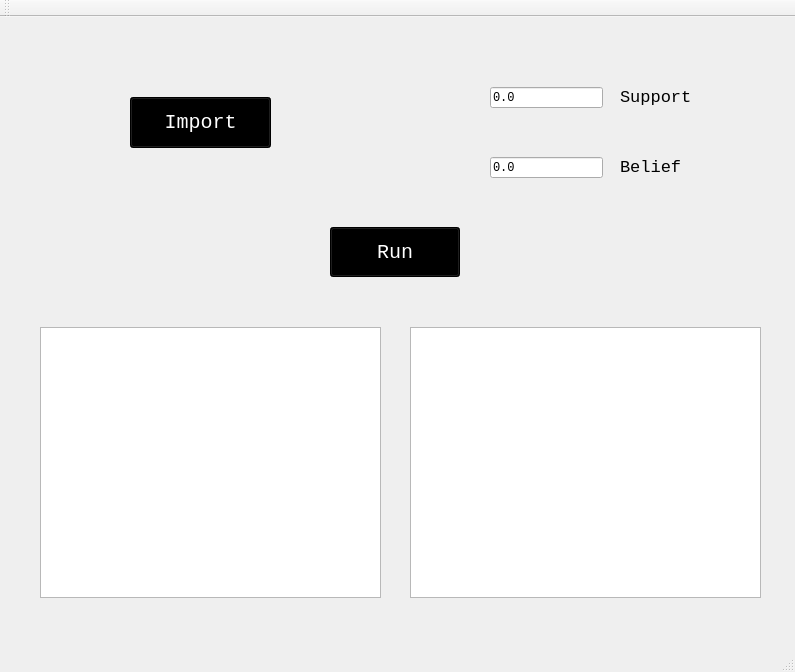
<?xml version="1.0" encoding="UTF-8"?>
<ui version="4.0">
 <class>MainWindow</class>
 <widget class="QMainWindow" name="MainWindow">
  <property name="geometry">
   <rect>
    <x>0</x>
    <y>0</y>
    <width>795</width>
    <height>672</height>
   </rect>
  </property>
  <property name="palette">
   <palette>
    <active>
     <colorrole role="Button">
      <brush brushstyle="SolidPattern">
       <color alpha="255">
        <red>0</red>
        <green>0</green>
        <blue>0</blue>
       </color>
      </brush>
     </colorrole>
    </active>
    <inactive>
     <colorrole role="Button">
      <brush brushstyle="SolidPattern">
       <color alpha="255">
        <red>0</red>
        <green>0</green>
        <blue>0</blue>
       </color>
      </brush>
     </colorrole>
    </inactive>
    <disabled>
     <colorrole role="Button">
      <brush brushstyle="SolidPattern">
       <color alpha="255">
        <red>0</red>
        <green>0</green>
        <blue>0</blue>
       </color>
      </brush>
     </colorrole>
    </disabled>
   </palette>
  </property>
  <property name="font">
   <font>
    <family>思源黑体 Normal</family>
   </font>
  </property>
  <property name="windowTitle">
   <string>MainWindow</string>
  </property>
  <widget class="QWidget" name="centralWidget">
   <widget class="QPushButton" name="pushButton">
    <property name="geometry">
     <rect>
      <x>330</x>
      <y>210</y>
      <width>130</width>
      <height>50</height>
     </rect>
    </property>
    <property name="palette">
     <palette>
      <active>
       <colorrole role="WindowText">
        <brush brushstyle="SolidPattern">
         <color alpha="255">
          <red>0</red>
          <green>0</green>
          <blue>0</blue>
         </color>
        </brush>
       </colorrole>
       <colorrole role="Midlight">
        <brush brushstyle="SolidPattern">
         <color alpha="255">
          <red>0</red>
          <green>0</green>
          <blue>0</blue>
         </color>
        </brush>
       </colorrole>
       <colorrole role="Dark">
        <brush brushstyle="SolidPattern">
         <color alpha="255">
          <red>0</red>
          <green>0</green>
          <blue>0</blue>
         </color>
        </brush>
       </colorrole>
       <colorrole role="Mid">
        <brush brushstyle="SolidPattern">
         <color alpha="255">
          <red>0</red>
          <green>0</green>
          <blue>0</blue>
         </color>
        </brush>
       </colorrole>
       <colorrole role="Text">
        <brush brushstyle="SolidPattern">
         <color alpha="255">
          <red>0</red>
          <green>0</green>
          <blue>0</blue>
         </color>
        </brush>
       </colorrole>
       <colorrole role="ButtonText">
        <brush brushstyle="SolidPattern">
         <color alpha="255">
          <red>255</red>
          <green>255</green>
          <blue>255</blue>
         </color>
        </brush>
       </colorrole>
       <colorrole role="Base">
        <brush brushstyle="SolidPattern">
         <color alpha="255">
          <red>0</red>
          <green>0</green>
          <blue>0</blue>
         </color>
        </brush>
       </colorrole>
       <colorrole role="Window">
        <brush brushstyle="SolidPattern">
         <color alpha="255">
          <red>0</red>
          <green>0</green>
          <blue>0</blue>
         </color>
        </brush>
       </colorrole>
       <colorrole role="AlternateBase">
        <brush brushstyle="SolidPattern">
         <color alpha="255">
          <red>0</red>
          <green>0</green>
          <blue>0</blue>
         </color>
        </brush>
       </colorrole>
      </active>
      <inactive>
       <colorrole role="WindowText">
        <brush brushstyle="SolidPattern">
         <color alpha="255">
          <red>0</red>
          <green>0</green>
          <blue>0</blue>
         </color>
        </brush>
       </colorrole>
       <colorrole role="Midlight">
        <brush brushstyle="SolidPattern">
         <color alpha="255">
          <red>0</red>
          <green>0</green>
          <blue>0</blue>
         </color>
        </brush>
       </colorrole>
       <colorrole role="Dark">
        <brush brushstyle="SolidPattern">
         <color alpha="255">
          <red>0</red>
          <green>0</green>
          <blue>0</blue>
         </color>
        </brush>
       </colorrole>
       <colorrole role="Mid">
        <brush brushstyle="SolidPattern">
         <color alpha="255">
          <red>0</red>
          <green>0</green>
          <blue>0</blue>
         </color>
        </brush>
       </colorrole>
       <colorrole role="Text">
        <brush brushstyle="SolidPattern">
         <color alpha="255">
          <red>0</red>
          <green>0</green>
          <blue>0</blue>
         </color>
        </brush>
       </colorrole>
       <colorrole role="ButtonText">
        <brush brushstyle="SolidPattern">
         <color alpha="255">
          <red>255</red>
          <green>255</green>
          <blue>255</blue>
         </color>
        </brush>
       </colorrole>
       <colorrole role="Base">
        <brush brushstyle="SolidPattern">
         <color alpha="255">
          <red>0</red>
          <green>0</green>
          <blue>0</blue>
         </color>
        </brush>
       </colorrole>
       <colorrole role="Window">
        <brush brushstyle="SolidPattern">
         <color alpha="255">
          <red>0</red>
          <green>0</green>
          <blue>0</blue>
         </color>
        </brush>
       </colorrole>
       <colorrole role="AlternateBase">
        <brush brushstyle="SolidPattern">
         <color alpha="255">
          <red>0</red>
          <green>0</green>
          <blue>0</blue>
         </color>
        </brush>
       </colorrole>
      </inactive>
      <disabled>
       <colorrole role="WindowText">
        <brush brushstyle="SolidPattern">
         <color alpha="255">
          <red>0</red>
          <green>0</green>
          <blue>0</blue>
         </color>
        </brush>
       </colorrole>
       <colorrole role="Midlight">
        <brush brushstyle="SolidPattern">
         <color alpha="255">
          <red>0</red>
          <green>0</green>
          <blue>0</blue>
         </color>
        </brush>
       </colorrole>
       <colorrole role="Dark">
        <brush brushstyle="SolidPattern">
         <color alpha="255">
          <red>0</red>
          <green>0</green>
          <blue>0</blue>
         </color>
        </brush>
       </colorrole>
       <colorrole role="Mid">
        <brush brushstyle="SolidPattern">
         <color alpha="255">
          <red>0</red>
          <green>0</green>
          <blue>0</blue>
         </color>
        </brush>
       </colorrole>
       <colorrole role="Text">
        <brush brushstyle="SolidPattern">
         <color alpha="255">
          <red>0</red>
          <green>0</green>
          <blue>0</blue>
         </color>
        </brush>
       </colorrole>
       <colorrole role="ButtonText">
        <brush brushstyle="SolidPattern">
         <color alpha="255">
          <red>0</red>
          <green>0</green>
          <blue>0</blue>
         </color>
        </brush>
       </colorrole>
       <colorrole role="Base">
        <brush brushstyle="SolidPattern">
         <color alpha="255">
          <red>0</red>
          <green>0</green>
          <blue>0</blue>
         </color>
        </brush>
       </colorrole>
       <colorrole role="Window">
        <brush brushstyle="SolidPattern">
         <color alpha="255">
          <red>0</red>
          <green>0</green>
          <blue>0</blue>
         </color>
        </brush>
       </colorrole>
       <colorrole role="AlternateBase">
        <brush brushstyle="SolidPattern">
         <color alpha="255">
          <red>0</red>
          <green>0</green>
          <blue>0</blue>
         </color>
        </brush>
       </colorrole>
      </disabled>
     </palette>
    </property>
    <property name="font">
     <font>
      <family>Consolas</family>
      <pointsize>15</pointsize>
      <weight>50</weight>
      <bold>false</bold>
     </font>
    </property>
    <property name="text">
     <string>Run</string>
    </property>
   </widget>
   <widget class="QLabel" name="label">
    <property name="geometry">
     <rect>
      <x>620</x>
      <y>60</y>
      <width>101</width>
      <height>40</height>
     </rect>
    </property>
    <property name="font">
     <font>
      <family>Consolas</family>
      <pointsize>13</pointsize>
     </font>
    </property>
    <property name="text">
     <string>Support</string>
    </property>
   </widget>
   <widget class="QLabel" name="label_2">
    <property name="geometry">
     <rect>
      <x>620</x>
      <y>140</y>
      <width>91</width>
      <height>21</height>
     </rect>
    </property>
    <property name="font">
     <font>
      <family>Consolas</family>
      <pointsize>13</pointsize>
     </font>
    </property>
    <property name="text">
     <string>Belief</string>
    </property>
   </widget>
   <widget class="QListWidget" name="listWidget">
    <property name="geometry">
     <rect>
      <x>40</x>
      <y>310</y>
      <width>341</width>
      <height>271</height>
     </rect>
    </property>
    <property name="font">
     <font>
      <family>Consolas</family>
     </font>
    </property>
   </widget>
   <widget class="QPushButton" name="pushButton_2">
    <property name="geometry">
     <rect>
      <x>130</x>
      <y>80</y>
      <width>141</width>
      <height>51</height>
     </rect>
    </property>
    <property name="palette">
     <palette>
      <active>
       <colorrole role="WindowText">
        <brush brushstyle="SolidPattern">
         <color alpha="255">
          <red>0</red>
          <green>0</green>
          <blue>0</blue>
         </color>
        </brush>
       </colorrole>
       <colorrole role="Midlight">
        <brush brushstyle="SolidPattern">
         <color alpha="255">
          <red>0</red>
          <green>0</green>
          <blue>0</blue>
         </color>
        </brush>
       </colorrole>
       <colorrole role="Dark">
        <brush brushstyle="SolidPattern">
         <color alpha="255">
          <red>0</red>
          <green>0</green>
          <blue>0</blue>
         </color>
        </brush>
       </colorrole>
       <colorrole role="Mid">
        <brush brushstyle="SolidPattern">
         <color alpha="255">
          <red>0</red>
          <green>0</green>
          <blue>0</blue>
         </color>
        </brush>
       </colorrole>
       <colorrole role="Text">
        <brush brushstyle="SolidPattern">
         <color alpha="255">
          <red>0</red>
          <green>0</green>
          <blue>0</blue>
         </color>
        </brush>
       </colorrole>
       <colorrole role="ButtonText">
        <brush brushstyle="SolidPattern">
         <color alpha="255">
          <red>255</red>
          <green>255</green>
          <blue>255</blue>
         </color>
        </brush>
       </colorrole>
       <colorrole role="Base">
        <brush brushstyle="SolidPattern">
         <color alpha="255">
          <red>0</red>
          <green>0</green>
          <blue>0</blue>
         </color>
        </brush>
       </colorrole>
       <colorrole role="Window">
        <brush brushstyle="SolidPattern">
         <color alpha="255">
          <red>0</red>
          <green>0</green>
          <blue>0</blue>
         </color>
        </brush>
       </colorrole>
       <colorrole role="AlternateBase">
        <brush brushstyle="SolidPattern">
         <color alpha="255">
          <red>0</red>
          <green>0</green>
          <blue>0</blue>
         </color>
        </brush>
       </colorrole>
      </active>
      <inactive>
       <colorrole role="WindowText">
        <brush brushstyle="SolidPattern">
         <color alpha="255">
          <red>0</red>
          <green>0</green>
          <blue>0</blue>
         </color>
        </brush>
       </colorrole>
       <colorrole role="Midlight">
        <brush brushstyle="SolidPattern">
         <color alpha="255">
          <red>0</red>
          <green>0</green>
          <blue>0</blue>
         </color>
        </brush>
       </colorrole>
       <colorrole role="Dark">
        <brush brushstyle="SolidPattern">
         <color alpha="255">
          <red>0</red>
          <green>0</green>
          <blue>0</blue>
         </color>
        </brush>
       </colorrole>
       <colorrole role="Mid">
        <brush brushstyle="SolidPattern">
         <color alpha="255">
          <red>0</red>
          <green>0</green>
          <blue>0</blue>
         </color>
        </brush>
       </colorrole>
       <colorrole role="Text">
        <brush brushstyle="SolidPattern">
         <color alpha="255">
          <red>0</red>
          <green>0</green>
          <blue>0</blue>
         </color>
        </brush>
       </colorrole>
       <colorrole role="ButtonText">
        <brush brushstyle="SolidPattern">
         <color alpha="255">
          <red>255</red>
          <green>255</green>
          <blue>255</blue>
         </color>
        </brush>
       </colorrole>
       <colorrole role="Base">
        <brush brushstyle="SolidPattern">
         <color alpha="255">
          <red>0</red>
          <green>0</green>
          <blue>0</blue>
         </color>
        </brush>
       </colorrole>
       <colorrole role="Window">
        <brush brushstyle="SolidPattern">
         <color alpha="255">
          <red>0</red>
          <green>0</green>
          <blue>0</blue>
         </color>
        </brush>
       </colorrole>
       <colorrole role="AlternateBase">
        <brush brushstyle="SolidPattern">
         <color alpha="255">
          <red>0</red>
          <green>0</green>
          <blue>0</blue>
         </color>
        </brush>
       </colorrole>
      </inactive>
      <disabled>
       <colorrole role="WindowText">
        <brush brushstyle="SolidPattern">
         <color alpha="255">
          <red>0</red>
          <green>0</green>
          <blue>0</blue>
         </color>
        </brush>
       </colorrole>
       <colorrole role="Midlight">
        <brush brushstyle="SolidPattern">
         <color alpha="255">
          <red>0</red>
          <green>0</green>
          <blue>0</blue>
         </color>
        </brush>
       </colorrole>
       <colorrole role="Dark">
        <brush brushstyle="SolidPattern">
         <color alpha="255">
          <red>0</red>
          <green>0</green>
          <blue>0</blue>
         </color>
        </brush>
       </colorrole>
       <colorrole role="Mid">
        <brush brushstyle="SolidPattern">
         <color alpha="255">
          <red>0</red>
          <green>0</green>
          <blue>0</blue>
         </color>
        </brush>
       </colorrole>
       <colorrole role="Text">
        <brush brushstyle="SolidPattern">
         <color alpha="255">
          <red>0</red>
          <green>0</green>
          <blue>0</blue>
         </color>
        </brush>
       </colorrole>
       <colorrole role="ButtonText">
        <brush brushstyle="SolidPattern">
         <color alpha="255">
          <red>0</red>
          <green>0</green>
          <blue>0</blue>
         </color>
        </brush>
       </colorrole>
       <colorrole role="Base">
        <brush brushstyle="SolidPattern">
         <color alpha="255">
          <red>0</red>
          <green>0</green>
          <blue>0</blue>
         </color>
        </brush>
       </colorrole>
       <colorrole role="Window">
        <brush brushstyle="SolidPattern">
         <color alpha="255">
          <red>0</red>
          <green>0</green>
          <blue>0</blue>
         </color>
        </brush>
       </colorrole>
       <colorrole role="AlternateBase">
        <brush brushstyle="SolidPattern">
         <color alpha="255">
          <red>0</red>
          <green>0</green>
          <blue>0</blue>
         </color>
        </brush>
       </colorrole>
      </disabled>
     </palette>
    </property>
    <property name="font">
     <font>
      <family>Consolas</family>
      <pointsize>15</pointsize>
      <weight>50</weight>
      <bold>false</bold>
     </font>
    </property>
    <property name="text">
     <string>Import</string>
    </property>
   </widget>
   <widget class="QLabel" name="label_3">
    <property name="geometry">
     <rect>
      <x>90</x>
      <y>140</y>
      <width>240</width>
      <height>41</height>
     </rect>
    </property>
    <property name="font">
     <font>
      <family>Consolas</family>
      <pointsize>13</pointsize>
     </font>
    </property>
    <property name="text">
     <string/>
    </property>
    <property name="alignment">
     <set>Qt::AlignCenter</set>
    </property>
   </widget>
   <widget class="QListWidget" name="listWidget_2">
    <property name="geometry">
     <rect>
      <x>410</x>
      <y>310</y>
      <width>351</width>
      <height>271</height>
     </rect>
    </property>
    <property name="font">
     <font>
      <family>Consolas</family>
     </font>
    </property>
   </widget>
   <widget class="QLineEdit" name="lineEdit">
    <property name="geometry">
     <rect>
      <x>490</x>
      <y>70</y>
      <width>113</width>
      <height>21</height>
     </rect>
    </property>
    <property name="font">
     <font>
      <family>Consolas</family>
     </font>
    </property>
    <property name="text">
     <string>0.0</string>
    </property>
   </widget>
   <widget class="QLineEdit" name="lineEdit_2">
    <property name="geometry">
     <rect>
      <x>490</x>
      <y>140</y>
      <width>113</width>
      <height>21</height>
     </rect>
    </property>
    <property name="font">
     <font>
      <family>Consolas</family>
     </font>
    </property>
    <property name="text">
     <string>0.0</string>
    </property>
   </widget>
  </widget>
  <widget class="QToolBar" name="mainToolBar">
   <property name="movable">
    <bool>true</bool>
   </property>
   <property name="iconSize">
    <size>
     <width>30</width>
     <height>30</height>
    </size>
   </property>
   <attribute name="toolBarArea">
    <enum>TopToolBarArea</enum>
   </attribute>
   <attribute name="toolBarBreak">
    <bool>false</bool>
   </attribute>
  </widget>
  <widget class="QStatusBar" name="statusBar"/>
 </widget>
 <layoutdefault spacing="6" margin="11"/>
 <resources/>
 <connections/>
</ui>
